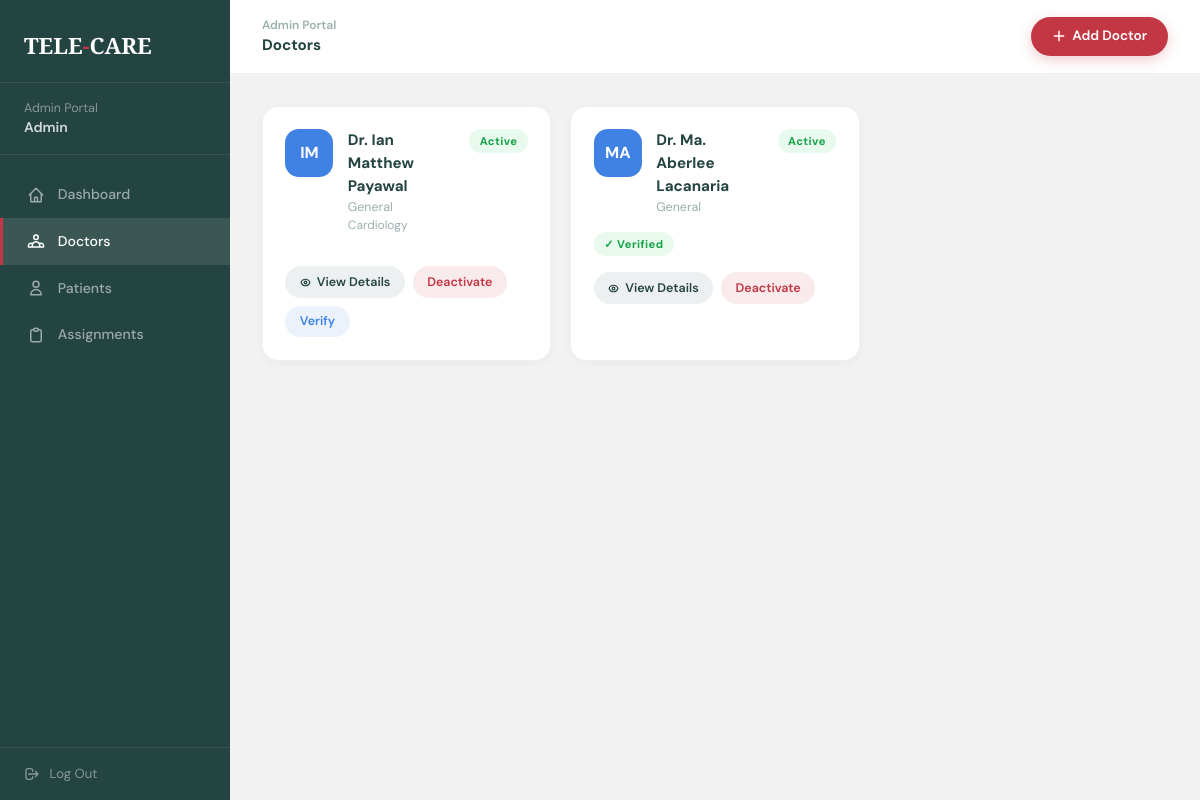
Before: /admin/doctors.php (signed in) with the older database file.
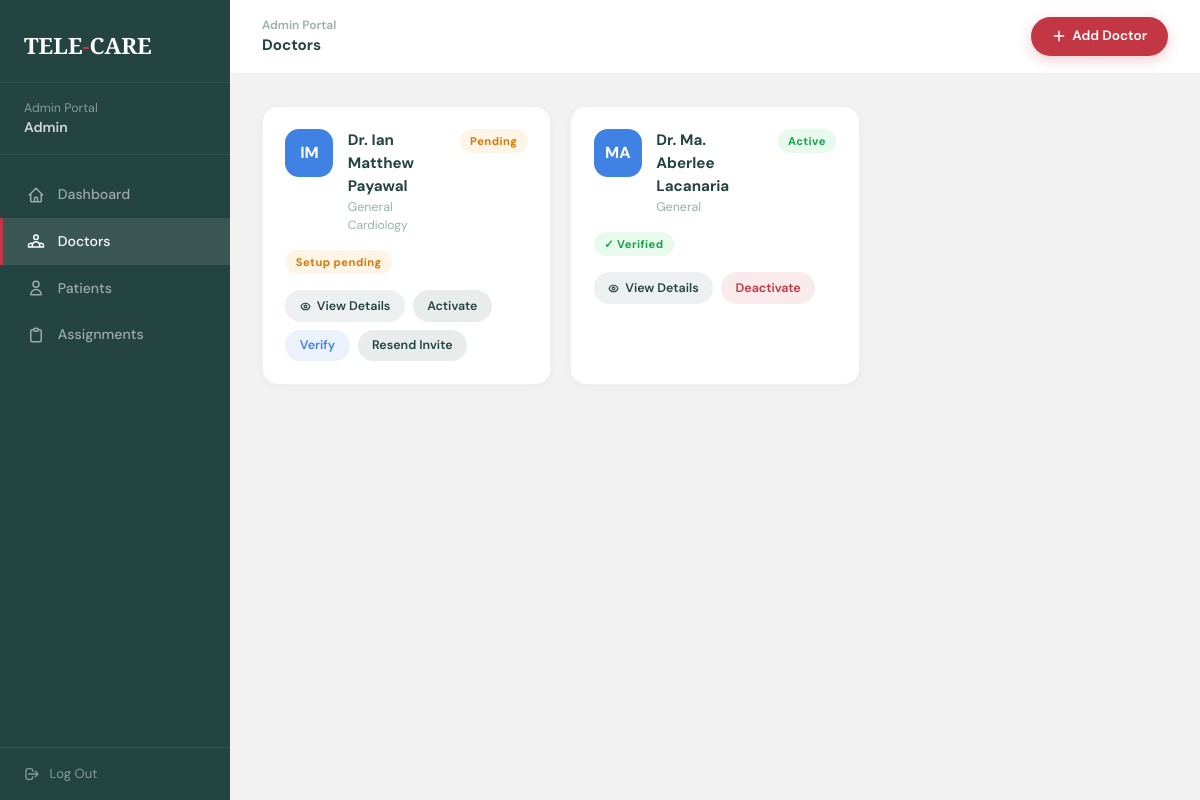
After: the same page with the newer database file.
### tables this page shows
CREATE TABLE `doctors` (
  `id` int NOT NULL AUTO_INCREMENT,
  `full_name` varchar(150) NOT NULL,
  `specialty` varchar(100) DEFAULT NULL,
  `subspecialty` varchar(100) DEFAULT NULL,
  `clinic_name` varchar(150) DEFAULT NULL,
  `email` varchar(150) NOT NULL,
  `password` varchar(255) DEFAULT NULL,
  `phone_number` varchar(20) DEFAULT NULL,
  `profile_photo` varchar(255) DEFAULT NULL,
  `bio` text,
  `consultation_fee` decimal(10,2) DEFAULT '0.00',
  `languages_spoken` varchar(255) DEFAULT NULL,
  `rating` decimal(2,1) DEFAULT '0.0',
  `access_level` enum('junior','senior','consultant') DEFAULT 'junior',
  `status` enum('pending','active','inactive') DEFAULT 'pending',
  `is_available` tinyint(1) DEFAULT '0',
  `license_number` varchar(100) DEFAULT NULL,
  `issuing_board` varchar(150) DEFAULT NULL,
  `license_file` varchar(255) DEFAULT NULL,
  `board_cert_file` varchar(255) DEFAULT NULL,
  `consent_signed` tinyint(1) DEFAULT '0',
  `is_verified` tinyint(1) DEFAULT '0',
  `verified_at` timestamp NULL DEFAULT NULL,
  `verified_by` int DEFAULT NULL,
  `invite_token` varchar(100) DEFAULT NULL,
  `invite_expires` datetime DEFAULT NULL,
  `setup_complete` tinyint(1) DEFAULT '0',
  `created_at` timestamp NULL DEFAULT CURRENT_TIMESTAMP,
  `updated_at` timestamp NULL DEFAULT CURRENT_TIMESTAMP ON UPDATE CURRENT_TIMESTAMP,
  PRIMARY KEY (`id`),
  UNIQUE KEY `email` (`email`),
  KEY `verified_by` (`verified_by`),
  CONSTRAINT `doctors_ibfk_1` FOREIGN KEY (`verified_by`) REFERENCES `admins` (`id`) ON DELETE SET NULL
);

### admin/doctors.php (the view, shortened to what this page needs)
<?php
require_once '../database/config.php';
$dres = $conn->query("
  SELECT d.*
  FROM doctors d
  ORDER BY d.created_at DESC
");
$doctors = [];
if ($dres) {
    while ($row = $dres->fetch_assoc()) $doctors[] = $row;
}
?>
<!DOCTYPE html>
<html lang="en">
<head>
  <script src="https://cdn.tailwindcss.com"></script>
</head>
<body>
<aside class="sidebar">
  <div class="sidebar-logo">TELE<span>-</span>CARE</div>
  <div class="sidebar-admin">Admin Portal<br/><strong><?= htmlspecialchars($_SESSION['admin_name'] ?? 'Admin') ?></strong></div>
  <nav class="nav-links">
    <a href="dashboard.php" class="nav-link">
      <svg fill="none" viewBox="0 0 24 24" stroke-width="2"><path stroke-linecap="round" stroke-linejoin="round" d="M3 12l2-2m0 0l7-7 7 7M5 10v10a1 1 0 001 1h3m10-11l2 2m-2-2v10a1 1 0 01-1 1h-3m-6 0a1 1 0 001-1v-4a1 1 0 011-1h2a1 1 0 011 1v4a1 1 0 001 1m-6 0h6"/></svg>
      Dashboard
    </a>
    <a href="doctors.php" class="nav-link active">
      <svg fill="none" viewBox="0 0 24 24" stroke-width="2"><path stroke-linecap="round" stroke-linejoin="round" d="M17 20h5v-2a3 3 0 00-5.356-1.857M17 20H7m10 0v-2c0-.656-.126-1.283-.356-1.857M7 20H2v-2a3 3 0 015.356-1.857M7 20v-2c0-.656.126-1.283.356-1.857m0 0a5.002 5.002 0 019.288 0M15 7a3 3 0 11-6 0 3 3 0 016 0z"/></svg>
      Doctors
    </a>
    <a href="patients.php" class="nav-link">
      <svg fill="none" viewBox="0 0 24 24" stroke-width="2"><path stroke-linecap="round" stroke-linejoin="round" d="M16 7a4 4 0 11-8 0 4 4 0 018 0zM12 14a7 7 0 00-7 7h14a7 7 0 00-7-7z"/></svg>
      Patients
    </a>
    <a href="assignments.php" class="nav-link">
      <svg fill="none" viewBox="0 0 24 24" stroke-width="2"><path stroke-linecap="round" stroke-linejoin="round" d="M9 5H7a2 2 0 00-2 2v12a2 2 0 002 2h10a2 2 0 002-2V7a2 2 0 00-2-2h-2M9 5a2 2 0 002 2h2a2 2 0 002-2M9 5a2 2 0 012-2h2a2 2 0 012 2"/></svg>
      Assignments
    </a>
  </nav>
  <div class="sidebar-logout">
    <a href="logout.php" class="logout-btn">
      <svg width="16" height="16" fill="none" viewBox="0 0 24 24" stroke="currentColor" stroke-width="2"><path stroke-linecap="round" stroke-linejoin="round" d="M17 16l4-4m0 0l-4-4m4 4H7m6 4v1a3 3 0 01-3 3H6a3 3 0 01-3-3V7a3 3 0 013-3h4a3 3 0 013 3v1"/></svg>
      Log Out
    </a>
  </div>
</aside>
<div class="main">
  <div class="topbar">
    <div>
      <div style="font-size:0.75rem;color:#9ab0ae;font-weight:600;">Admin Portal</div>
      <div style="font-size:0.95rem;font-weight:700;">Doctors</div>
    </div>
    <button class="btn-primary" onclick="openModal('modal-create-doctor')">
      <svg width="14" height="14" fill="none" viewBox="0 0 24 24" stroke="currentColor" stroke-width="2.5"><path stroke-linecap="round" stroke-linejoin="round" d="M12 4v16m8-8H4"/></svg>
      Add Doctor
    </button>
  </div>
  <div class="page-content">
    <div class="doctor-grid">
    <?php if (count($doctors) > 0): foreach ($doctors as $d):
        $initials = strtoupper(substr($d['full_name'],0,1).(strpos($d['full_name'],' ')!==false?substr($d['full_name'],strpos($d['full_name'],' ')+1,1):''));
    ?>
    <div class="doctor-card">
      <div style="display:flex;align-items:flex-start;gap:0.9rem;margin-bottom:1rem;">
        <div class="doc-avatar"><?= $initials ?></div>
        <div style="flex:1;">
          <div style="font-weight:700;font-size:0.95rem;">Dr. <?= htmlspecialchars($d['full_name']) ?></div>
          <div style="font-size:0.78rem;color:#9ab0ae;"><?= htmlspecialchars($d['specialty'] ?? 'General') ?></div>
          <?php if ($d['subspecialty']): ?><div style="font-size:0.75rem;color:#9ab0ae;"><?= htmlspecialchars($d['subspecialty']) ?></div><?php endif; ?>
        </div>
        <span class="badge <?= $d['status']==='active'?'badge-green':($d['status']==='pending'?'badge-orange':'badge-gray') ?>"><?= ucfirst($d['status']) ?></span>
      </div>
      <div style="display:flex;gap:0.5rem;flex-wrap:wrap;margin-bottom:1rem;">
        <?php if ($d['is_verified']): ?><span class="badge badge-green">✓ Verified</span><?php endif; ?>
        <?php if (!$d['setup_complete']): ?><span class="badge badge-orange">Setup pending</span><?php endif; ?>
      </div>
      <div style="display:flex;gap:0.5rem;flex-wrap:wrap;">
        <button class="btn-sm btn-teal" onclick="openDetailsModal(<?= $d['id'] ?>)">
          View Details
        </button>
        <a href="?toggle_doctor=<?= $d['id'] ?>" class="btn-sm <?= $d['status']==='active'?'btn-red':'btn-green' ?>"><?= $d['status']==='active'?'Deactivate':'Activate' ?></a>
        <?php if (!$d['is_verified']): ?>
        <button class="btn-sm btn-blue" onclick="openVerifyModal(<?= $d['id'] ?>, '<?= htmlspecialchars($d['full_name'],ENT_QUOTES) ?>')">Verify</button>
        <?php endif; ?>
        <?php if (!$d['setup_complete'] && $d['invite_token']): ?>
        <button class="btn-sm btn-green" onclick="resendInvite('<?= htmlspecialchars($d['invite_token'],ENT_QUOTES) ?>','<?= htmlspecialchars($d['email'],ENT_QUOTES) ?>','<?= htmlspecialchars($d['full_name'],ENT_QUOTES) ?>')" id="resend-<?= $d['id'] ?>">Resend Invite</button>
        <?php endif; ?>
      </div>
    </div>
    <?php endforeach; else: ?>
    <div style="grid-column:1/-1;" class="table-wrap"><div class="empty-row">No doctors registered yet. Click "Add Doctor" to get started.</div></div>
    <?php endif; ?>
    </div>
  </div>
</div>
</body>
</html>

### admin/doctors.php (style rules this page uses)
:root { --red:#C33643;--green:#244441;--blue:#3F82E3;--bg:#F2F2F2;--white:#FFFFFF }
* { box-sizing:border-box;margin:0;padding:0 }
body { font-family:'DM Sans',sans-serif;background:var(--bg);color:var(--green);display:flex;min-height:100vh }
.sidebar { width:230px;min-width:230px;background:var(--green);display:flex;flex-direction:column;position:sticky;top:0;height:100vh;overflow-y:auto }
.sidebar-logo { padding:1.8rem 1.5rem 1.2rem;font-family:'Playfair Display',serif;font-size:1.4rem;font-weight:900;color:#fff;border-bottom:1px solid rgba(255,255,255,0.08) }
.sidebar-logo span { color:var(--red) }
.sidebar-admin { padding:1rem 1.5rem;font-size:0.78rem;color:rgba(255,255,255,0.45);border-bottom:1px solid rgba(255,255,255,0.08) }
.sidebar-admin strong { color:rgba(255,255,255,0.8);font-weight:600;display:block;font-size:0.88rem }
.nav-links { padding:1rem 0;flex:1 }
.nav-link { display:flex;align-items:center;gap:0.8rem;padding:0.8rem 1.5rem;color:rgba(255,255,255,0.55);font-size:0.88rem;font-weight:500;width:100%;text-align:left;font-family:'DM Sans',sans-serif;transition:all 0.2s;border-left:3px solid transparent;text-decoration:none }
.nav-link svg { width:18px;height:18px;stroke:currentColor;flex-shrink:0 }
.nav-link.active { color:#fff;background:rgba(255,255,255,0.1);border-left-color:var(--red) }
.sidebar-logout { padding:1rem 1.5rem;border-top:1px solid rgba(255,255,255,0.08) }
.logout-btn { display:flex;align-items:center;gap:0.6rem;color:rgba(255,255,255,0.45);font-size:0.82rem;text-decoration:none;transition:color 0.2s }
.main { flex:1;overflow-y:auto }
.topbar { background:var(--white);padding:1rem 2rem;display:flex;align-items:center;justify-content:space-between;border-bottom:1px solid rgba(36,68,65,0.07);position:sticky;top:0;z-index:50 }
.page-content { padding:2rem }
.btn-primary { display:inline-flex;align-items:center;gap:0.4rem;background:var(--red);color:#fff;padding:0.6rem 1.3rem;border-radius:50px;font-size:0.85rem;font-weight:600;border:none;cursor:pointer;transition:all 0.25s;font-family:'DM Sans',sans-serif;box-shadow:0 4px 14px rgba(195,54,67,0.25);text-decoration:none }
.btn-sm { padding:0.4rem 0.9rem;border-radius:50px;font-size:0.78rem;font-weight:600;border:none;cursor:pointer;font-family:'DM Sans',sans-serif;transition:all 0.2s;text-decoration:none;display:inline-block }
.btn-green { background:rgba(36,68,65,0.1);color:var(--green) }
.btn-red { background:rgba(195,54,67,0.1);color:var(--red) }
.btn-blue { background:rgba(63,130,227,0.1);color:var(--blue) }
.btn-teal { background:rgba(36,68,65,0.08);color:var(--green) }
.doctor-grid { display:grid;grid-template-columns:repeat(auto-fill,minmax(280px,1fr));gap:1.2rem }
.doctor-card { background:var(--white);border-radius:16px;padding:1.4rem;border:1px solid rgba(36,68,65,0.07);box-shadow:0 2px 10px rgba(0,0,0,0.04);transition:transform 0.2s,box-shadow 0.2s }
.doc-avatar { width:48px;height:48px;border-radius:14px;background:var(--blue);color:#fff;display:flex;align-items:center;justify-content:center;font-weight:700;font-size:1rem;flex-shrink:0 }
.badge { display:inline-block;padding:0.22rem 0.65rem;border-radius:50px;font-size:0.7rem;font-weight:700;letter-spacing:0.04em }
.badge-green { background:rgba(34,197,94,0.1);color:#16a34a }
.badge-orange { background:rgba(245,158,11,0.1);color:#d97706 }

Changed rows visible on the page:
changed doctors "IM": status "Active" → "Pending"; now shows "Setup pending Resend Invite"; status "Deactivate" → "Activate"
